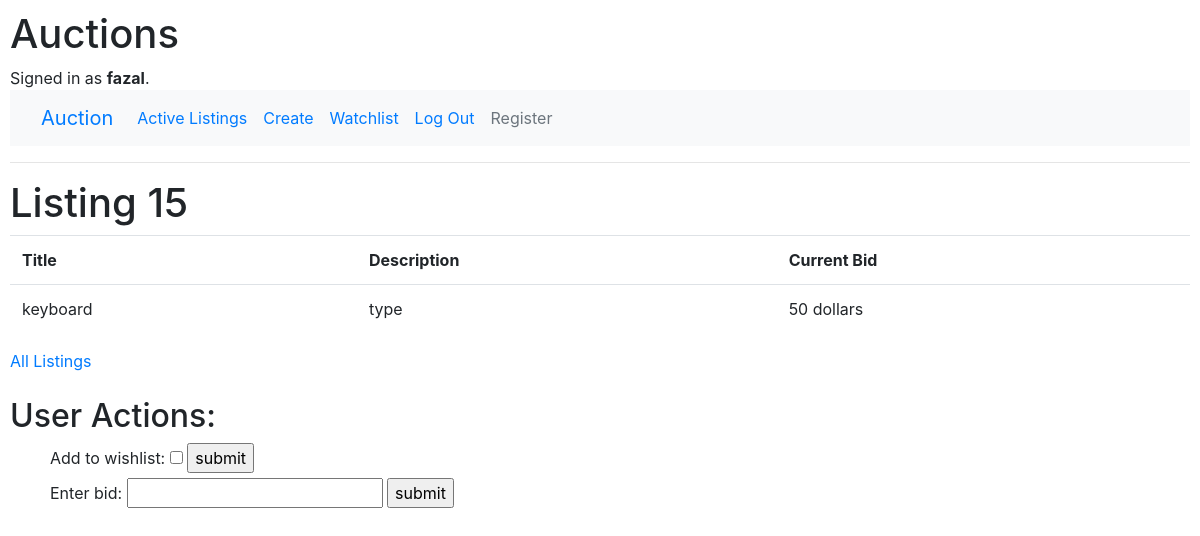
The page /listing/15 (signed in) on the database its author committed.
### auctions/models.py (models this page shows)
class User(AbstractUser):
    pass

class Listing(models.Model):
    title = models.CharField(max_length=64)
    description = models.CharField(max_length=256)
    starting_bid = models.IntegerField()

### auctions/views.py (the view)
# urls.py: path("listing/<int:listing_id>", views.listing, name="listing"),
def listing(request, listing_id):
    listing = Listing.objects.get(id = listing_id)
    if request.method == "POST":
        add_form = AddWatchlist(request.POST)
        remove_form = RemoveWatchlist(request.POST)
        if add_form.is_valid():
            f = Watchlist(listing = listing, user=request.user, watchlist_bool=True)
            f.save()
        if remove_form.is_valid():
            f = Watchlist.objects.filter(listing = listing, user=request.user)
            f.delete()
        return HttpResponseRedirect(reverse("listing", args=(listing.id,)))
    else:
        try:
            watchlist = Watchlist.objects.get(user = request.user, listing = listing)
            return render(request, "auctions/listing.html", {
                "listing": listing,
                "bidding_form": BiddingForm(),
                "form": RemoveWatchlist()
            })
        except ObjectDoesNotExist:
            return render(request, "auctions/listing.html", {
                "listing": listing,
                "bidding_form": BiddingForm(),
                "form": AddWatchlist()
            })

### auctions/views.py
class BiddingForm(forms.Form):
    Enter_Bid = forms.IntegerField()

class AddWatchlist(forms.Form):
    Add_to_Wishlist = forms.BooleanField()

### auctions/templates/auctions/listing.html (shortened to what this page needs)
{% extends "auctions/layout.html" %}
{% block body %}
    <h1>Listing {{ listing.id }}</h1>
    <table class="table">
        <tr>
            <th>Title</th>
            <th>Description</th>
            <th>Current Bid</th>
        </tr>
            <tr>
                <td>{{ listing.title }}</td>
                <td>{{ listing.description }}</td>
                <td>{{ listing.starting_bid }} dollars</td>
            </tr>
    </table>
    <a href="{% url 'index' %}">All Listings</a>
    <br><br>
    <h2>User Actions: </h2>
    <ul>
        {% if user.is_authenticated %}
            <form action="{% url 'listing' listing.id %}" method="post">
                {{ form }}
                <input type="submit", value="submit">
            </form>
            <form action="{% url 'listing' listing.id %}" method="post">
                {{ bidding_form }}
                <input type="submit", value="submit">
            </form>
        {% endif %}
    </ul>
{% endblock %}

### auctions/templates/auctions/layout.html (shortened to what this page needs)
{% load static %}
<!DOCTYPE html>
<html lang="en">
    <head>
        <link rel="stylesheet" href="https://stackpath.bootstrapcdn.com/bootstrap/4.4.1/css/bootstrap.min.css">
        <link href="{% static 'auctions/styles.css' %}" rel="stylesheet">
    </head>
    <body>
        <h1>Auctions</h1>
        <div>
            {% if user.is_authenticated %}
                Signed in as <strong>{{ user.username }}</strong>.
            {% else %}
                Not signed in.
            {% endif %}
        </div>
        <nav class="navbar navbar-expand-lg bg-light">
            <div class="container-fluid">
              <a class="navbar-brand" href="/">Auction</a>
              <div class="collapse navbar-collapse" id="navbarNavAltMarkup">
                <div class="navbar-nav">
                  <a class="nav-link active" aria-current="page" href="{% url 'index' %}">Active Listings</a>
                  {% if user.is_authenticated %}
                    <a class="nav-link" href="{% url 'create' %}">Create</a>
                    <a class="nav-link" href="{% url 'watchlist' %}">Watchlist</a>
                    <a class="nav-link" href="{% url 'logout' %}">Log Out</a>
                    <a class="nav-link disabled">Register</a>
                  {% else %}
                    <a class="nav-link" href="{% url 'register' %}">Register</a>
                    <a class="nav-link" href="{% url 'login' %}">Log In</a>
                    <a class="nav-link disabled" href="{% url 'create' %}">Create</a>
                    <a class="nav-link disabled" href="{% url 'watchlist' %}">Watchlist</a>
                  {% endif %}
                </div>
              </div>
            </div>
        </nav>
        <hr>
        {% block body %}
        {% endblock %}
    </body>
</html>

### auctions/static/auctions/styles.css (style rules this page uses)
body { padding: 10px; }

### rows shown on the page
User: username "fazal"
Listing: id "15", title "keyboard", description "type", starting_bid "50"
